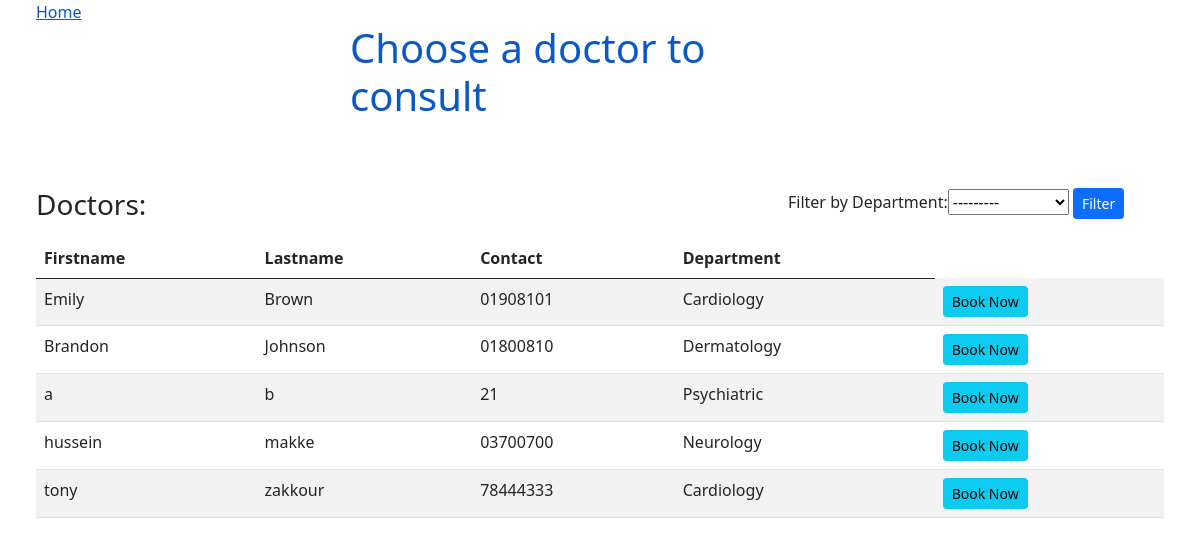
The app's page /listofdoctors, older data.
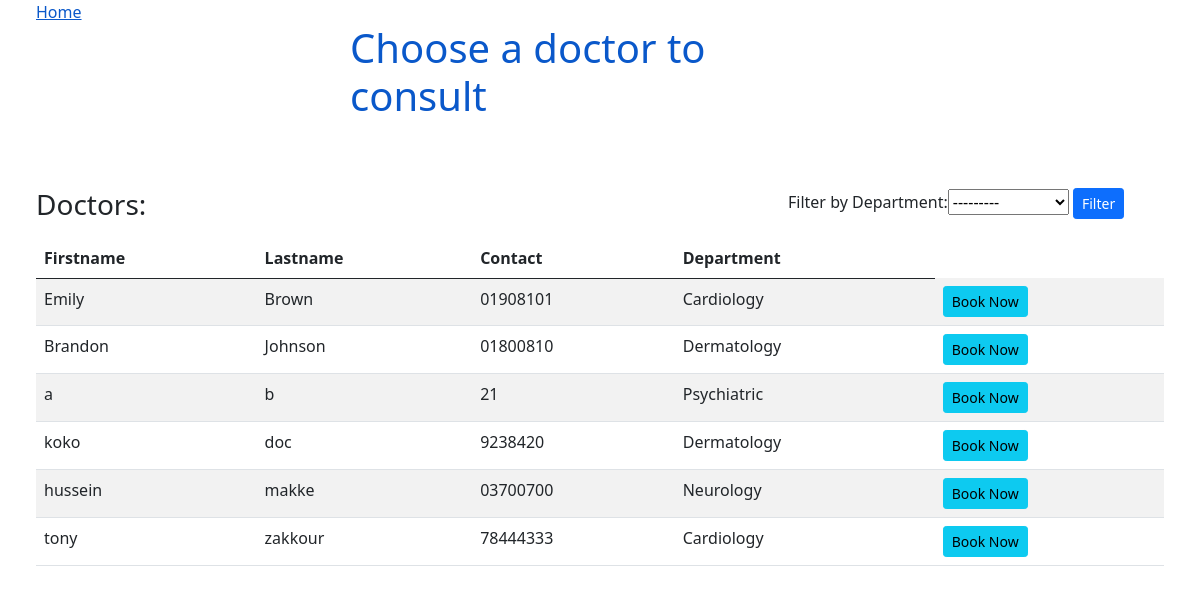
The same page, newer data.
### appointments/models.py (models this page shows, shortened)
class Doctor(models.Model):
    Departments = [
        ("Cardiology", "Cardiology"),
        ("Neurology", "Neurology"),
        ("Dermatology", "Dermatology"),
        ("Cancer", "Cancer"),
        ("Psychiatric" , "Psychiatric")
    ]
    user = models.OneToOneField(User, on_delete=models.CASCADE ,null= True)
    firstname =models.CharField(max_length=200)
    lastname = models.CharField(max_length=200)
    address = models.CharField(max_length=200, null= True)
    mobile = models.CharField(max_length=100,null=True)
    department= models.CharField(max_length=100, choices= Departments)
    status = models.BooleanField(default=True)
    zoom_link = models.CharField(max_length= 300, null= True)

### listofdoctors/views.py (the view)
# urls.py: url('listofdoctors', views.listdoctors),
def listdoctors(request): #get all data from dbs
	doctors= Doctor.objects.order_by('lastname') #Organization.objects.all()
	if request.method == 'GET': #Filter
		doctorsFilter= DoctorFilter(request.GET, queryset=doctors)
		doctors= doctorsFilter.qs
	else:
		doctorsFilter= DoctorFilter()
	return render(request, 'doctors_list.html', {'doctors':doctors, 'doctorsFilter':doctorsFilter, 'user_type': 1, 'getPatient':{}})

### templates/doctors_list.html (shortened to what this page needs)
<!DOCTYPE html>
<html>
<head>
    <link href="https://cdn.jsdelivr.net/npm/bootstrap@5.0.0-beta3/dist/css/bootstrap.min.css" rel="stylesheet"
>
</head>
<body>
    <a href='/' style="padding: 3%;">Home</a>
    <div class="mx-auto" style="width: 500px;">
        {% if user_type == 1 %}
        <h1 style="color: #0a58ca;">Choose a doctor to consult</h1>
        {% else %}
        <h1 style="color: #0a58ca;">Search for a patient</h1>
        {% endif %}
    </div>
    <br>
    {% if user_type == 1 %}
    <div style="padding: 3%;">
        <div class="card-title row">
            <h3 class="col" style="display: !inline; margin-right: -20%; ">Doctors:</h3>
            <form method="GET" class="col" style="max-width: 400px;">
                Filter by
                {{ doctorsFilter.form }}
                <button class="btn btn-primary btn-sm" type="submit">Filter</button>
            </form>
        </div>
        {% if doctors.count > 0 %}
        <table class="table table-striped">
            <thead>
                <tr>
                    <th>Firstname</th>
                    <th>Lastname</th>
                    <th>Contact</th>
                    <th>Department</th>
                </tr>
            </thead>
            <tbody>
                {% for user in doctors %}
                <tr>
                    <td>{{ user.firstname }}</td>
                    <td>{{ user.lastname }}</td>
                    <td>{{ user.mobile }}</td>
                    <td>{{ user.department }}</td>
                    <td>
                        <a class="btn btn-info btn-sm" href="/appointment/booksystem/{{user.id}}">Book Now</a>
                    </td>
                </tr>
                {% endfor %}
            </tbody>
        </table>
        {% else %}
        <i>Empty</i>
        {% endif %}
    </div>
        {% endif %}
</body>
</html>

Row changes from the older to the newer data that the page shows:
added Doctor: firstname "koko", lastname "doc", mobile "9238420", department "Dermatology"
